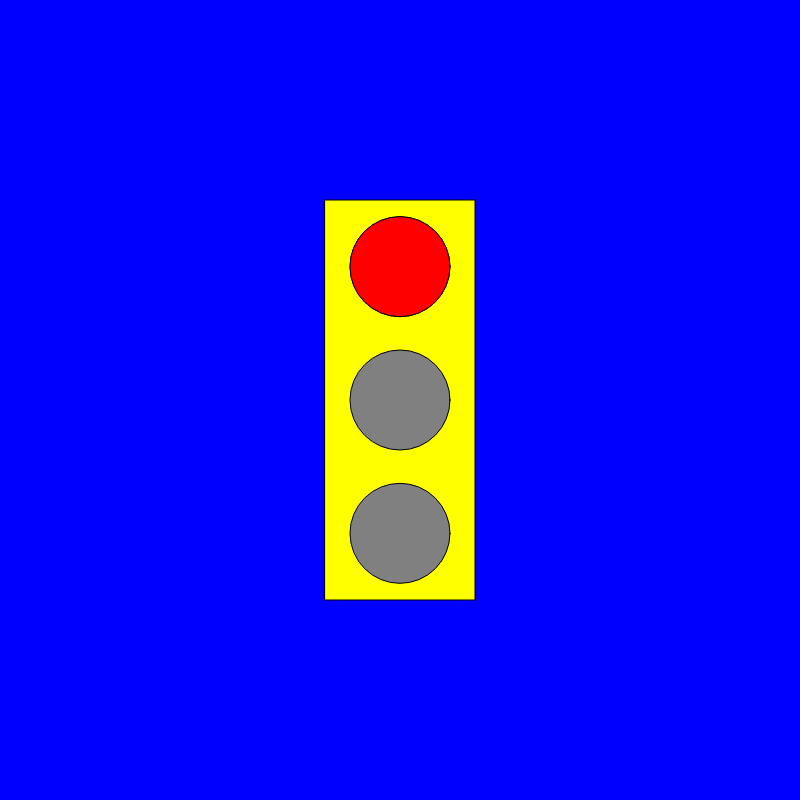
Frame 1 (no input)
Frame 60 (no input): identical to frame 1, image omitted
Frame 120 (the mouse pressed at the canvas centre since frame 60): identical to frame 1, image omitted

The p5.js sketch that drew this single still picture (run headless with seeded random() and noise() and a simulated clock; from frame 60 on, the mouse is pressed at the canvas centre):

// p5.js sketch
// ── sketch.js
var myState = 0;
var timer= 0;

function setup() {
  // put setup code here
  createCanvas(800,800);
  rectMode(CENTER);
  ellipseMode(CENTER);

}

function draw() {
  background('blue');

  fill('yellow');
  rect(width/2, height/2, 150, 400);

  fill('grey');
  ellipse(width/2, height/3, 100, 100);

  fill('grey');
  ellipse(width/2, height/2 , 100, 100);

  fill('grey');
  ellipse(width/2, height/1.5, 100,100);

switch(myState){
  case 0:
  fill('red');
  ellipse(width/2, height/3, 100, 100);
  timer++;
  if (timer > 200){
    myState = 1;
    timer = 0;
  }
  break;

  case 1:
  fill('yellow');
  ellipse(width/2, height/2 , 100, 100);
  timer++;
  if (timer > 200){
    myState = 2;
    timer = 0;
  }
  break;

  case 2:
  fill('green');
  ellipse(width/2, height/1.5, 100,100);
  timer++;
  if (timer > 200){
    myState = 3;
    timer = 0;
  }
  break;

  case 3:
  fill('yellow');
  ellipse(width/2, height/2 , 100, 100);
  timer++;
  if (timer > 200){
    myState = 0;
    timer = 0;
  }

}

}
